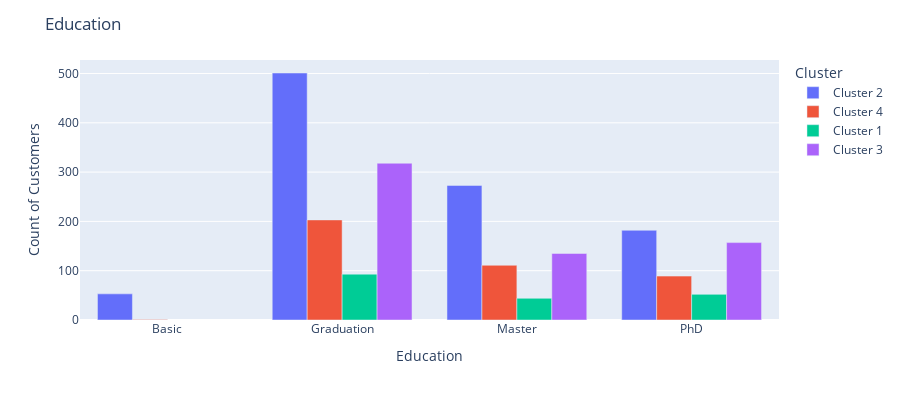

The notebook cell this image was saved under:
### Markdown cell above
Les clients appartenant aux clusters 1 et 3 ont des revenus nettement plus élevés que ceux appartenant aux clusters 2 et 4. Les dépenses du groupe 1 sont les plus élevées, tandis que celles du groupe 4 sont les plus faibles.

### Code cell
df_plot = df_[['Education', 'Cluster', 'ID']].groupby(['Education', 'Cluster']).count()
df_plot.reset_index(inplace=True)
df_plot.rename(columns={"ID":"Count of Customers"}, inplace=True)


fig = px.bar(df_plot, x="Education", y="Count of Customers",
             color='Cluster', barmode='group',
             height=400)
fig.update_layout(title="Education")
fig.show()

### Figure 1 — Plotly figure (JSON) as saved in the notebook; plotly's stock layout.template omitted (floating-point values rounded to 4 significant figures)
{"data": [{"alignmentgroup": "True", "hovertemplate": "Cluster=Cluster 2<br>Education=%{x}<br>Count of Customers=%{y}<extra></extra>", "legendgroup": "Cluster 2", "marker": {"color": "#636efa", "pattern": {"shape": ""}}, "name": "Cluster 2", "offsetgroup": "Cluster 2", "orientation": "v", "showlegend": true, "textposition": "auto", "type": "bar", "x": ["Basic", "Graduation", "Master", "PhD"], "xaxis": "x", "y": [53, 501, 273, 182], "yaxis": "y"}, {"alignmentgroup": "True", "hovertemplate": "Cluster=Cluster 4<br>Education=%{x}<br>Count of Customers=%{y}<extra></extra>", "legendgroup": "Cluster 4", "marker": {"color": "#EF553B", "pattern": {"shape": ""}}, "name": "Cluster 4", "offsetgroup": "Cluster 4", "orientation": "v", "showlegend": true, "textposition": "auto", "type": "bar", "x": ["Basic", "Graduation", "Master", "PhD"], "xaxis": "x", "y": [1, 203, 111, 89], "yaxis": "y"}, {"alignmentgroup": "True", "hovertemplate": "Cluster=Cluster 1<br>Education=%{x}<br>Count of Customers=%{y}<extra></extra>", "legendgroup": "Cluster 1", "marker": {"color": "#00cc96", "pattern": {"shape": ""}}, "name": "Cluster 1", "offsetgroup": "Cluster 1", "orientation": "v", "showlegend": true, "textposition": "auto", "type": "bar", "x": ["Graduation", "Master", "PhD"], "xaxis": "x", "y": [93, 44, 52], "yaxis": "y"}, {"alignmentgroup": "True", "hovertemplate": "Cluster=Cluster 3<br>Education=%{x}<br>Count of Customers=%{y}<extra></extra>", "legendgroup": "Cluster 3", "marker": {"color": "#ab63fa", "pattern": {"shape": ""}}, "name": "Cluster 3", "offsetgroup": "Cluster 3", "orientation": "v", "showlegend": true, "textposition": "auto", "type": "bar", "x": ["Graduation", "Master", "PhD"], "xaxis": "x", "y": [318, 135, 157], "yaxis": "y"}], "layout": {"barmode": "group", "height": 400, "legend": {"title": {"text": "Cluster"}, "tracegroupgap": 0}, "margin": {"t": 60}, "title": {"text": "Education"}, "xaxis": {"anchor": "y", "domain": [0, 1], "title": {"text": "Education"}}, "yaxis": {"anchor": "x", "domain": [0, 1], "title": {"text": "Count of Customers"}}}}
